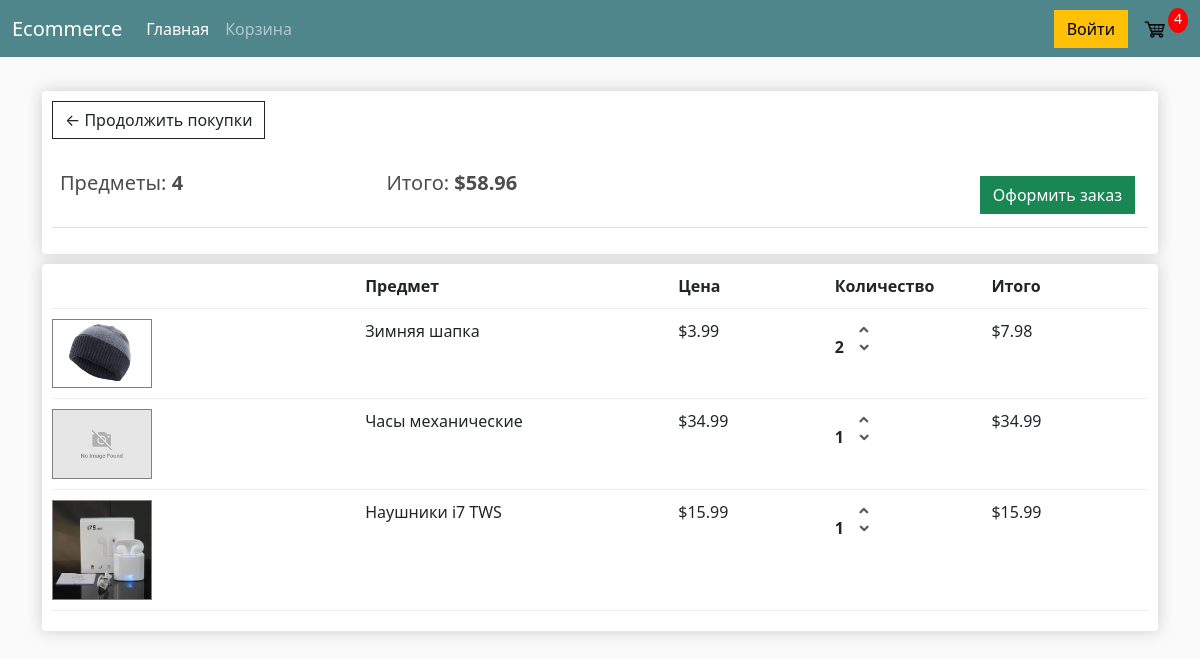
The app's page /cart/ (signed in) with its own data.
### store/models.py (models this page shows, shortened)
class Customer(models.Model):
	user = models.OneToOneField(User, null=True, blank=True, on_delete=models.CASCADE)
	name = models.CharField(max_length = 200, null=True)
	email = models.CharField(max_length=200, null=True)
	class Meta:
		verbose_name = "Клиент"
		verbose_name_plural = "Клиенты"

class Order(models.Model):
	customer = models.ForeignKey(Customer, on_delete=models.SET_NULL, null=True, blank=True)
	date_ordered = models.DateTimeField(auto_now_add = True)
	complete = models.BooleanField(default = False)
	transaction_id = models.CharField(max_length = 200, null = True)
	@property
	def get_cart_total(self):
		orderitems = self.orderitem_set.all()
		total = sum([item.get_total for item in orderitems])
		return total
	@property
	def get_cart_items(self):
		orderitems = self.orderitem_set.all()
		total = sum([item.quantity for item in orderitems])
		return total
	class Meta:
		verbose_name = "Заказ"
		verbose_name_plural = "Заказы"

class OrderItem(models.Model):
	product = models.ForeignKey(Product, on_delete = models.SET_NULL, null = True)
	order = models.ForeignKey(Order, on_delete = models.SET_NULL, null = True)
	quantity = models.PositiveSmallIntegerField(default = 0, null = True, blank = True)
	date_added = models.DateTimeField(auto_now_add = True)
	@property
	def get_total(self):
		total = self.product.price * self.quantity
		return total
	class Meta:
		verbose_name = "Продукт при заказе"
		verbose_name_plural = "Продукты при заказе"

class Product(models.Model):
	name = models.CharField("Название", max_length=255, null=True)
	price = models.FloatField("Цена")
	image = models.ImageField("Картинка",upload_to="products/", null = True, blank = True)
	draft = models.BooleanField("Черновик",default = False)
	def imageURL(self):
		try:
			url = self.image.url
		except:
			url = ''
		return url
	class Meta:
		verbose_name = "Продукт"
		verbose_name_plural = "Продукты"

### store/views.py (the view)
# urls.py: path("cart/", views.cart, name="cart"),
def cart(request):
	order, items = get_order_and_items(request)
	context = {
		"items": items,
		"order": order,
	}
	return render(request, "store/cart.html", context)

### store/store_services.py (called while the page is built)
def get_order_and_items(request, getCartItems = False):
	if request.user.is_authenticated:
		customer = request.user.customer
		order, created = Order.objects.get_or_create(customer=customer, complete=False)
		items = order.orderitem_set.all()
		cartItems = order.get_cart_items
	else:
		items = []
		order = {"get_cart_total": 0, "get_cart_items": 0,}
		cartItems = order["get_cart_items"]
	if getCartItems:
		return cartItems
	return order, items

### store/templatetags/store_tags.py (called while the page is built)
@register.simple_tag()
def get_items_in_cart(request):
	return get_order_and_items(request, getCartItems = True)

### store/templates/store/cart.html (shortened to what this page needs)
{% extends 'base.html' %}
{% load static %}
{% block content %}
	<div class="row">
		<div class="col-lg-12">
			<div class="box-element">
				<a href="{% url 'store' %}" class="btn btn-outline-dark">&#x2190; Продолжить покупки</a>
				<br><br>
				<table class="table">
					<tr>
						<th><h5> Предметы: <strong>{{ order.get_cart_items }}</strong></h5></th>
						<th><h5> Итого: <strong>${{ order.get_cart_total|floatformat:2 }}</strong></h5></th>
						<th>
							<a href="{% url 'checkout' %}" class="btn btn-success" style="float: right; margin: 5px;"> Оформить заказ
							</a>
						</th>
					</tr>
				</table>
			</div>
		</div>
		<br>
		<div class="col-lg-12">
			<div class="box-element">
				<div class="cart-row">
					<div style="flex: 2;"></div>
					<div style="flex: 2;"><strong>Предмет</strong></div>
					<div style="flex: 1;"><strong>Цена</strong></div>
					<div style="flex: 1;"><strong>Количество</strong></div>
					<div style="flex: 1;"><strong>Итого</strong></div>
				</div>
				{% for item in items %}
					<div class="cart-row">
						<div style="flex: 2;">
							{% if item.product.imageURL %}
								<img src="{{ item.product.imageURL }}" class="row-image" style="border: 1px solid gray;">
							{% else %}
								<img src="{% static 'img/no-image-found.png' %}" class="row-image" style="border: 1px solid gray;">
							{% endif %}
						</div>
						<div style="flex: 2;">{{item.product.name}}</div>
						<div style="flex: 1;">${{item.product.price|floatformat:2}}</div>
						<div style="flex: 1;">
							<p class="quantity">{{item.quantity}}</p>
							<div class="quantity">
								<img src="{% static 'img/arrow_up.png'%}" class="chg-quantity update-cart"
								data-product={{item.product.id}} data-action="add">
								<img src="{% static 'img/arrow_down.png'%}" class="chg-quantity update-cart"
								data-product={{item.product.id}} data-action="remove">
							</div>
						</div>
						<div style="flex: 1;">${{item.get_total}}</div>
					</div>
				{% endfor %}
			</div>
		</div>
	</div>
{% endblock %}

### store/templates/base.html (shortened to what this page needs)
<!DOCTYPE html>
{% load static %}
<html>
<head>
	<link href="https://cdn.jsdelivr.net/npm/bootstrap@5.0.0-beta1/dist/css/bootstrap.min.css" rel="stylesheet">
	<link rel="stylesheet" type="text/css" href="{% static 'css/style.css' %}">
</head>
<body>
<nav class="navbar navbar-expand-lg navbar-dark bg-dark">
  <div class="container-fluid">
    <a class="navbar-brand" href="{% url 'store' %}">Ecommerce</a>
    <div class="collapse navbar-collapse" id="navbarSupportedContent">
      <ul class="navbar-nav me-auto mb-2 mb-lg-0">
        <li class="nav-item">
          <a class="nav-link active" aria-current="page" href="{% url 'store' %}">Главная</a>
        </li>
        <li class="nav-item">
          <a class="nav-link" href="{% url 'cart' %}">Корзина</a>
        </li>
      </ul>
      <a href="/admin" class="btn btn-warning">Войти</a>
      <a href="{% url 'cart' %}">
      	<img src="{% static 'img/cart-icon.png' %}" id="cart-icon">
      </a>
      {% load store_tags %}
      <p id="cart-total"> {% get_items_in_cart request=request %} </p>
    </div>
  </div>
</nav>
<div class="container">
	<br>
	{% block content %}
	{% endblock %}
</div>
</body>
</html>

### static/css/style.css (style rules this page uses)
body { background-color: hsl(0, 0%, 98%); }
h1,h2,h3,h4,h5,h6 { color:hsl(0, 0%, 30%); }
.box-element { box-shadow:hsl(0, 0%, 80%) 0 0 16px; background-color: #fff; border-radius: 4px; padding: 10px; }
.bg-dark { background-color: #4f868c!important; }
#cart-icon { width:25px; display: inline-block; margin-left: 15px; }
#cart-total { display: block; text-align: center; color:#fff; background-color: red; width: 20px; height: 25px; border-radius: 50%; font-size: 14px; }
.col-lg-4, .col-lg-6, .col-lg-8, .col-lg-12 { margin-top: 10px; }
.btn { border-radius: 0; }
.row-image { width: 100px; }
.cart-row { display: flex; align-items: flex-stretch; padding-bottom: 10px; margin-bottom: 10px; border-bottom: 1px solid #ececec; }
.quantity { display: inline-block; font-weight: 700; padding-right:10px; }
.chg-quantity { width: 12px; cursor: pointer; display: block; margin-top: 5px; transition:.1s; }

### records on screen
Order: get_cart_items "4", get_cart_total "58.96"
OrderItem: product.imageURL (picture), product.name "Зимняя шапка", product.price "3.99", quantity "2", get_total "7.98"
OrderItem: product.name "Часы механические", product.price "34.99", quantity "1", get_total "34.99"
OrderItem: product.imageURL (picture), product.name "Наушники i7 TWS", product.price "15.99", quantity "1", get_total "15.99"
